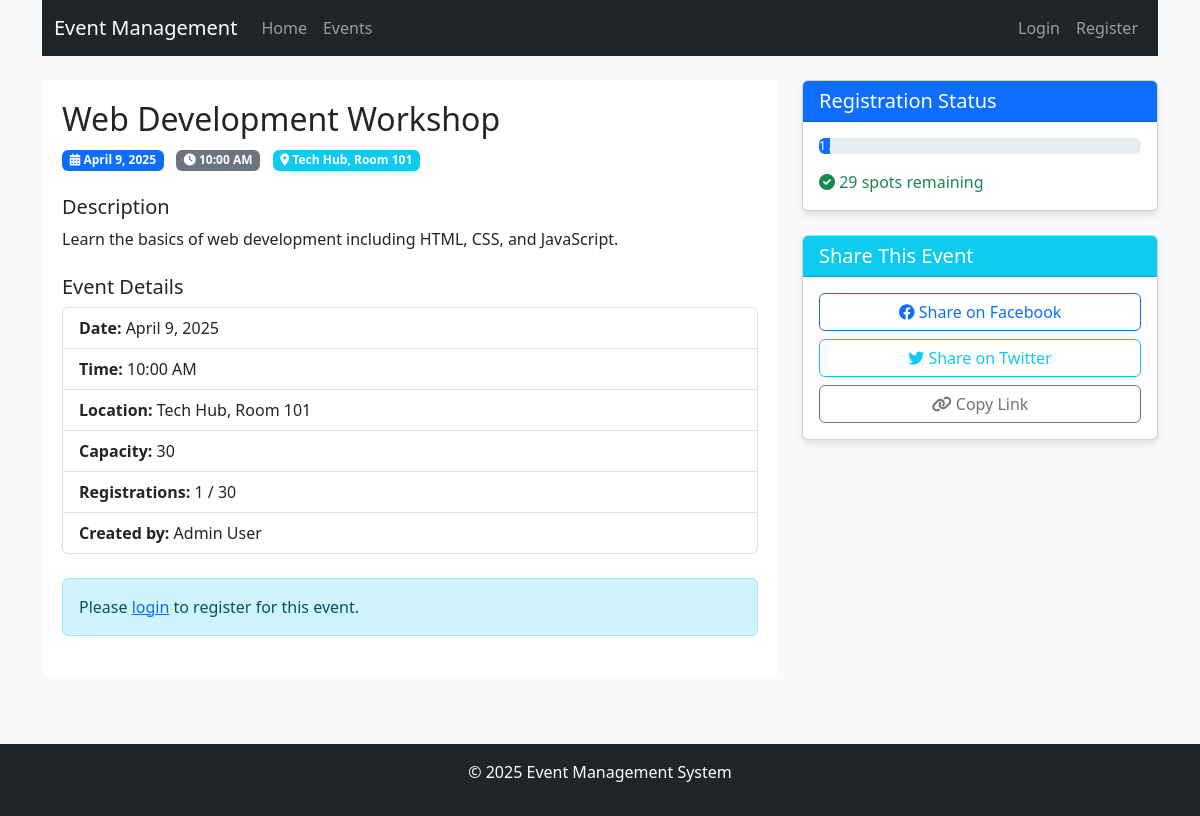
The app's page /index.php?page=event-details&id=1 with its own data.
### tables this page shows
CREATE TABLE IF NOT EXISTS events (
    id INT AUTO_INCREMENT PRIMARY KEY,
    title VARCHAR(255) NOT NULL,
    description TEXT NOT NULL,
    event_date DATE NOT NULL,
    event_time TIME NOT NULL,
    location VARCHAR(255) NOT NULL,
    capacity INT NOT NULL,
    created_by INT NOT NULL,
    created_at DATETIME DEFAULT CURRENT_TIMESTAMP,
    FOREIGN KEY (created_by) REFERENCES users(id)
);

CREATE TABLE IF NOT EXISTS users (
    id INT AUTO_INCREMENT PRIMARY KEY,
    name VARCHAR(100) NOT NULL,
    email VARCHAR(100) NOT NULL UNIQUE,
    password VARCHAR(255) NOT NULL,
    role ENUM('user', 'admin') DEFAULT 'user',
    created_at DATETIME DEFAULT CURRENT_TIMESTAMP
);

### includes/functions.php (called while the page is built, shortened)
<?php
function isLoggedIn() {
    return isset($_SESSION['user_id']);
}
function getEventById($conn, $id) {
    $query = "SELECT * FROM events WHERE id = ?";
    $stmt = $conn->prepare($query);
    $stmt->bind_param("i", $id);
    $stmt->execute();
    $result = $stmt->get_result();
    if ($result && $result->num_rows > 0) {
        return $result->fetch_assoc();
    }
    return false;
}
function formatDate($date) {
    return date("F j, Y", strtotime($date));
}
function formatTime($time) {
    return date("g:i A", strtotime($time));
}
?>

### pages/event-details.php (the view, shortened to what this page needs)
<?php
$eventId = $_GET['id'];
$event = getEventById($conn, $eventId);
$query = "SELECT name FROM users WHERE id = ?";
$stmt = $conn->prepare($query);
$stmt->bind_param("i", $event['created_by']);
$stmt->execute();
$result = $stmt->get_result();
$creator = $result->fetch_assoc();
$query = "SELECT COUNT(*) as count FROM registrations WHERE event_id = ?";
$stmt = $conn->prepare($query);
$stmt->bind_param("i", $eventId);
$stmt->execute();
$result = $stmt->get_result();
$registrationCount = $result->fetch_assoc()['count'];
$isRegistered = false;
?>
<div class="row">
    <div class="col-md-8">
        <div class="event-details">
            <h2><?php echo $event['title']; ?></h2>
            <div class="mb-4">
                <span class="badge bg-primary me-2"><i class="fas fa-calendar-alt"></i> <?php echo formatDate($event['event_date']); ?></span>
                <span class="badge bg-secondary me-2"><i class="fas fa-clock"></i> <?php echo formatTime($event['event_time']); ?></span>
                <span class="badge bg-info"><i class="fas fa-map-marker-alt"></i> <?php echo $event['location']; ?></span>
            </div>
            <div class="mb-4">
                <h5>Description</h5>
                <p><?php echo nl2br($event['description']); ?></p>
            </div>
            <div class="mb-4">
                <h5>Event Details</h5>
                <ul class="list-group">
                    <li class="list-group-item"><strong>Date:</strong> <?php echo formatDate($event['event_date']); ?></li>
                    <li class="list-group-item"><strong>Time:</strong> <?php echo formatTime($event['event_time']); ?></li>
                    <li class="list-group-item"><strong>Location:</strong> <?php echo $event['location']; ?></li>
                    <li class="list-group-item"><strong>Capacity:</strong> <?php echo $event['capacity']; ?></li>
                    <li class="list-group-item"><strong>Registrations:</strong> <?php echo $registrationCount; ?> / <?php echo $event['capacity']; ?></li>
                    <li class="list-group-item"><strong>Created by:</strong> <?php echo $creator['name']; ?></li>
                </ul>
            </div>
            <?php if (isLoggedIn()): ?>
                <?php if ($event['event_date'] >= date('Y-m-d')): ?>
                    <?php if ($isRegistered): ?>
                        <form method="POST" action="index.php?page=event-details&id=<?php echo $eventId; ?>">
                            <button type="submit" name="cancel" class="btn btn-danger" onclick="return confirm('Are you sure you want to cancel your registration?')">
                                <i class="fas fa-times-circle"></i> Cancel Registration
                            </button>
                        </form>
                    <?php elseif ($registrationCount < $event['capacity']): ?>
                        <form method="POST" action="index.php?page=event-details&id=<?php echo $eventId; ?>">
                            <button type="submit" name="register" class="btn btn-success">
                                <i class="fas fa-check-circle"></i> Register for this Event
                            </button>
                        </form>
                    <?php else: ?>
                        <div class="alert alert-warning">This event is at full capacity.</div>
                    <?php endif; ?>
                <?php else: ?>
                    <div class="alert alert-info">This event has already passed.</div>
                <?php endif; ?>
                <?php if ($_SESSION['user_id'] == $event['created_by'] || isAdmin()): ?>
                    <div class="mt-3">
                        <a href="index.php?page=edit-event&id=<?php echo $eventId; ?>" class="btn btn-primary me-2">
                            <i class="fas fa-edit"></i> Edit Event
                        </a>
                        <a href="index.php?page=event-registrations&id=<?php echo $eventId; ?>" class="btn btn-info">
                            <i class="fas fa-users"></i> View Registrations
                        </a>
                    </div>
                <?php endif; ?>
            <?php else: ?>
                <div class="alert alert-info">
                    Please <a href="index.php?page=login">login</a> to register for this event.
                </div>
            <?php endif; ?>
        </div>
    </div>
    <div class="col-md-4">
        <div class="card">
            <div class="card-header bg-primary text-white">
                <h5 class="mb-0">Registration Status</h5>
            </div>
            <div class="card-body">
                <div class="progress mb-3">
                    <?php $percentage = ($registrationCount / $event['capacity']) * 100; ?>
                    <div class="progress-bar" role="progressbar" style="width: <?php echo $percentage; ?>%"
                        aria-valuenow="<?php echo $registrationCount; ?>" aria-valuemin="0" aria-valuemax="<?php echo $event['capacity']; ?>">
                        <?php echo $registrationCount; ?> / <?php echo $event['capacity']; ?>
                    </div>
                </div>
                <p class="card-text">
                    <?php if ($registrationCount >= $event['capacity']): ?>
                        <span class="text-danger"><i class="fas fa-exclamation-circle"></i> This event is full</span>
                    <?php else: ?>
                        <span class="text-success"><i class="fas fa-check-circle"></i> <?php echo $event['capacity'] - $registrationCount; ?> spots remaining</span>
                    <?php endif; ?>
                </p>
            </div>
        </div>
        <div class="card mt-4">
            <div class="card-header bg-info text-white">
                <h5 class="mb-0">Share This Event</h5>
            </div>
            <div class="card-body">
                <div class="d-grid gap-2">
                    <button class="btn btn-outline-primary" onclick="shareEvent('facebook')">
                        <i class="fab fa-facebook"></i> Share on Facebook
                    </button>
                    <button class="btn btn-outline-info" onclick="shareEvent('twitter')">
                        <i class="fab fa-twitter"></i> Share on Twitter
                    </button>
                    <button class="btn btn-outline-secondary" onclick="copyEventLink()">
                        <i class="fas fa-link"></i> Copy Link
                    </button>
                </div>
            </div>
        </div>
    </div>
</div>

### includes/header.php (style rules this page uses)
body { background-color: #f8f9fa; }
.card { margin-bottom: 20px; box-shadow: 0 4px 6px rgba(0, 0, 0, 0.1); }
.event-details { background-color: #fff; border-radius: 5px; padding: 20px; margin-bottom: 20px; }
.alert { margin-bottom: 20px; }

### records on screen
events: title "Web Development Workshop", event_date "April 9, 2025", event_time "10:00 AM", location "Tech Hub, Room 101", description "Learn the basics of web development including HTML, CSS, and JavaScript.", capacity "30"
users: name "Admin User"

### other values on screen
$registrationCount "1"
$event['capacity'] - $registrationCount "29"
